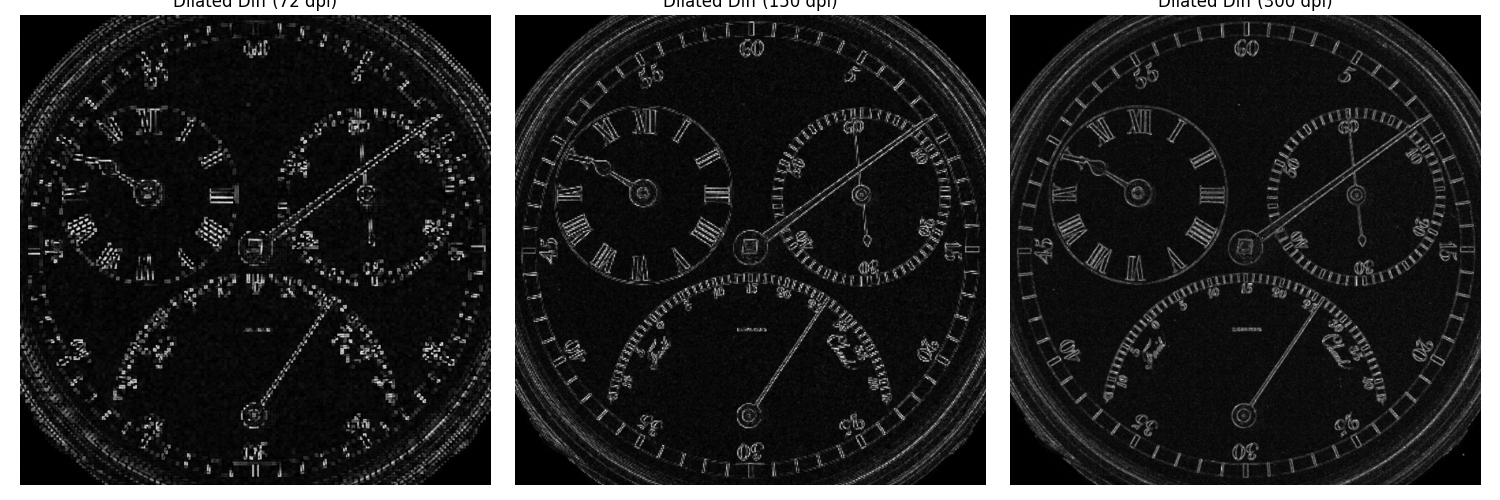

This figure's Python source:

import sys
import os
import numpy as np
import matplotlib.pyplot as plt
from skimage.io import imread
from skimage.util import img_as_float
import ia870 as ia
from libDIPUM.data_path import dip_data

# Load images
forig = imread(dip_data('chronometer-2136x2140-2pt3-inch-930-dpi.tif'))
f300 = imread(dip_data('chronometer-689x690-2pt3-inch-300-dpi.tif'))
f150 = imread(dip_data('chronometer-345x345-2pt3-inch-150-dpi.tif'))
f72 = imread(dip_data('chronometer-165x166-2pt3-inch-72-dpi.tif'))

# Differences
# Typically resizing differences require images to be same size.
# The filenames indicate different sizes (e.g. 165x166).
# Figure 2.31 description: "Differences between original chronometer ... and ... versions from Fig 2.23".
# But usually subtraction requires same dimensions.
# Figure 2.23 resizes them back to original size.
# The files on disk might be the *resized* versions?
# Or are they the *re-zoomed* versions?
# The files "f300" (689x690) seem to be the downsampled ones.
# "forig" is 2136x2140.
# If we just subtract, it fails.
# The script `Figure231.m` creates `d300 = imsubtract(forig, f300)`.
# This implies f300 MUST be same size as forig in MATLAB workspace context.
# BUT `Figure223.m` (referenced) does the zooming back.
# The files on disk `Fig0223(b)... 300 dpi` likely refer to the *result* of 2.23?
# Or maybe the intermediate reduced ones?
# Filename says `689x690` which is smaller.
# So we probably need to resize them back to `forig.shape` before subtraction?
# Or maybe the files on disk ARE the zoomed ones but misnamed?
# Let's check size of loaded images.


# Calculate difference (absolute difference usually? or signed clipped?)
# imsubtract in MATLAB: P - Q. saturated.
# If we want to visualize "pixelation artifacts", usually we take diff.
# Let's do abs diff or saturation?
# Script says `imsubtract`. So `forig - f300`. any negative becomes 0.

# Convert to float for safe subtract then clip?
# MATLAB `imsubtract` on uint8 clips negatives to 0.

d300 = np.clip(forig.astype(float) - f300.astype(float), 0, 255).astype(np.uint8)
d150 = np.clip(forig.astype(float) - f150.astype(float), 0, 255).astype(np.uint8)
d72 = np.clip(forig.astype(float) - f72.astype(float), 0, 255).astype(np.uint8)

# Dilate
B = ia.iasebox (2);

gd72 = ia.iadil(d72, B)
gd150 = ia.iadil(d150, B)
gd300 = ia.iadil(d300, B)

# Display
fig, axes = plt.subplots(1, 3, figsize=(15, 5))
axes = axes.flatten()

axes[0].imshow(gd72, cmap='gray')
axes[0].set_title('Dilated Diff (72 dpi)')
axes[0].axis('off')

axes[1].imshow(gd150, cmap='gray')
axes[1].set_title('Dilated Diff (150 dpi)')
axes[1].axis('off')

axes[2].imshow(gd300, cmap='gray')
axes[2].set_title('Dilated Diff (300 dpi)')
axes[2].axis('off')

plt.tight_layout()
plt.savefig('Figure231.png')
print("Saved Figure231.png")

plt.show()
